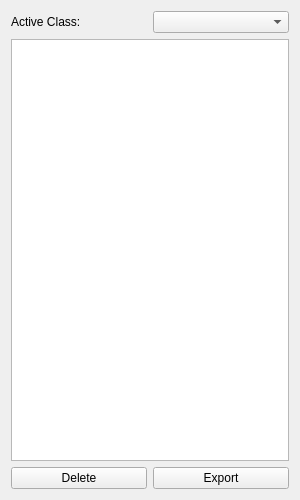
<?xml version="1.0" encoding="UTF-8"?>
<ui version="4.0">
 <class>ObjectManager</class>
 <widget class="QWidget" name="ObjectManager">
  <property name="geometry">
   <rect>
    <x>0</x>
    <y>0</y>
    <width>300</width>
    <height>500</height>
   </rect>
  </property>
  <property name="windowTitle">
   <string>Object Manager</string>
  </property>
  <layout class="QVBoxLayout" name="verticalLayout">
   <item>
    <layout class="QHBoxLayout" name="horizontalLayout">
     <item>
      <widget class="QLabel" name="label">
       <property name="text">
        <string>Active Class:</string>
       </property>
      </widget>
     </item>
     <item>
      <widget class="QComboBox" name="comboBox"/>
     </item>
    </layout>
   </item>
   <item>
    <widget class="QTreeView" name="treeView"/>
   </item>
   <item>
    <layout class="QHBoxLayout" name="horizontalLayout_2">
     <item>
      <widget class="QPushButton" name="btnDelete">
       <property name="text">
        <string>Delete</string>
       </property>
      </widget>
     </item>
     <item>
      <widget class="QPushButton" name="btnExport">
       <property name="text">
        <string>Export</string>
       </property>
      </widget>
     </item>
    </layout>
   </item>
  </layout>
 </widget>
 <resources/>
 <connections/>
</ui>
